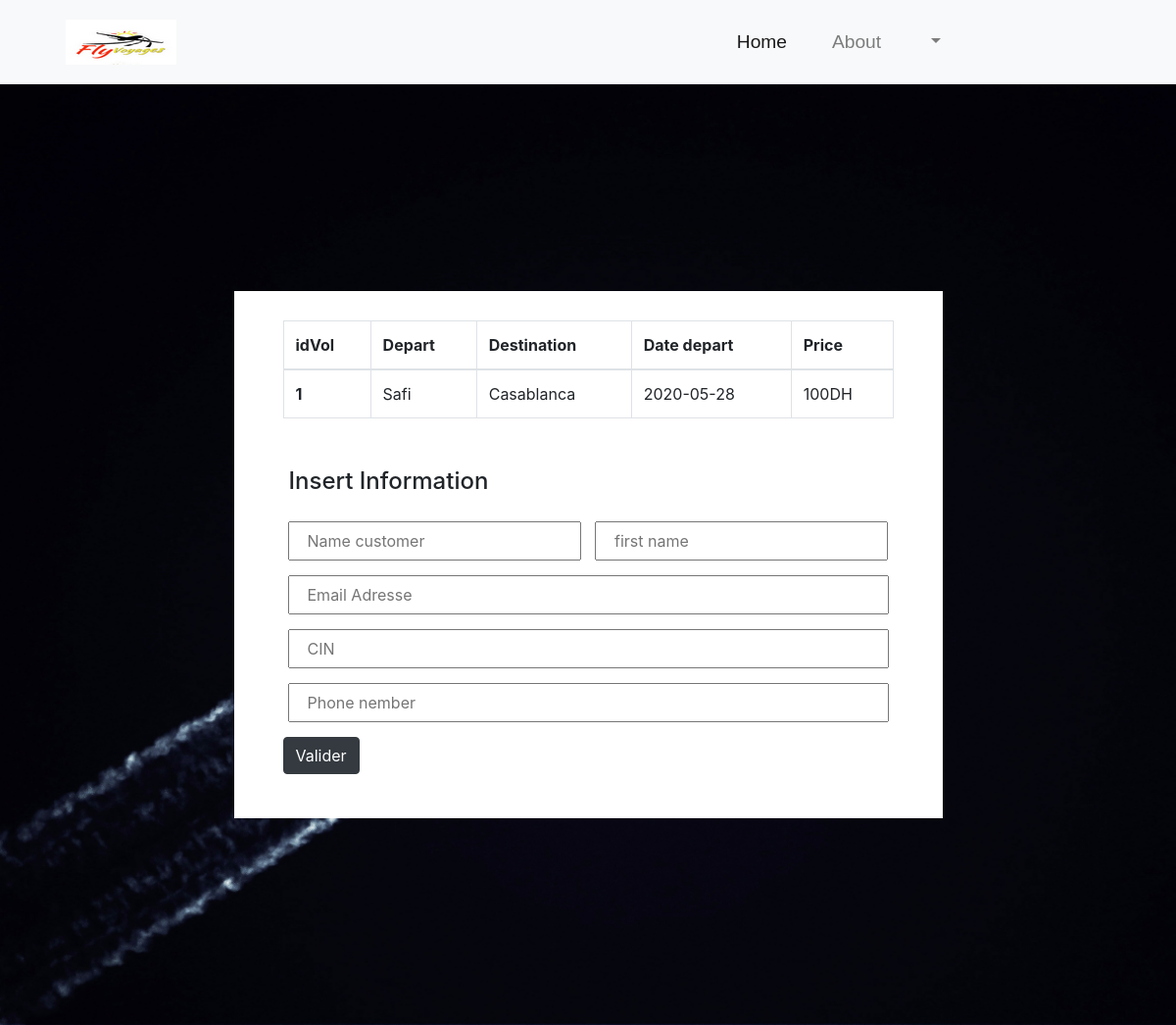
The app's page /reservation.php?id=1 with its own data.
### tables this page shows
CREATE TABLE `vols` (
  `idVol` int(11) NOT NULL,
  `depart` varchar(200) NOT NULL,
  `destination` varchar(200) NOT NULL,
  `date_depart` date NOT NULL,
  `time` time NOT NULL,
  `prix` float NOT NULL,
  `place_disponible` int(11) NOT NULL,
  `statu` varchar(100) NOT NULL
);

### reservation.php (the view, shortened to what this page needs)
<?php
$db = mysqli_connect("localhost", "root", "", "newgestionvols");
  $idVol = $_GET['id'];
$query1 = mysqli_query($db, "SELECT * from vols where idVol = '$idVol' ");
if ($row = mysqli_fetch_array($query1)) {
}
?>
<!DOCTYPE html>
<html lang="en">
<head>
  <link rel="stylesheet" href="https://stackpath.bootstrapcdn.com/bootstrap/4.4.1/css/bootstrap.min.css">
  <link rel="stylesheet" href="css/reserver.css">
</head>
<body>
<nav class="navbar navbar-expand-lg navbar-light bg-light">
  <img src="images/logo.png" alt="">
  <div class="collapse navbar-collapse" id="navbarNavAltMarkup">
    <div class="navbar-nav">
      <a class="nav-item nav-link active" href="home.php">Home <span class="sr-only">(current)</span></a>
      <a class="nav-item nav-link" href="#">About</a>
      <li class="nav-item dropdown">
        <a class="nav-link dropdown-toggle" href="#" id="navbarDropdown" role="button" data-toggle="dropdown" aria-haspopup="true" aria-expanded="false">
        </a>
</nav>
  <div class="header">
  <form action="" method="post">
   <div class="font-box">
   <table class="table table-bordered">
  <thead>
    <tr>
      <th scope="col">idVol</th>
      <th scope="col">Depart</th>
      <th scope="col">Destination</th>
      <th scope="col">Date depart</th>
      <th scope="col">Price</th>
    </tr>
  </thead>
  <tbody>
    <tr>
      <th scope="row"><?php echo $row['idVol'];?></th>
      <td><?php echo $row['depart'];?></td>
      <td><?php echo $row['destination'];?></td>
      <td><?php echo $row['date_depart'];?></td>
      <td><?php echo $row['prix'];?>DH</td>
    </tr>
  </tbody>
</table>
    <h4>Insert Information </h4>
    <div class="font">
      <input type="text" class="search-field skills" name="nom" placeholder="Name customer">
      <input type="text" class="search-field skills" name="prenom" placeholder="first name">
    </div>
    <div class="font">
      <input type="text" class="search-field ski" name="email" placeholder="Email Adresse">
    </div>
    <div class="font">
      <input type="text" class="search-field ski" name="cin" placeholder="CIN">
    </div>
    <div class="font">
      <input type="text" class="search-field ski" name="phone" placeholder="Phone nember">
    </div>
    <div class="font">
    <button class="btn btn-dark" type="submit" name="reserver" >  Valider</button>
    </div>
    </div>
  </form>
</div>
</body>
</html>

### css/reserver.css (style rules this page uses)
.navbar-nav { margin-left: 56%; }
img { margin-left: 27px; }
.navbar-nav .nav-link { margin: 0 15px; font-family: sans-serif; font-size: larger; }
.bg-light { padding: 20px 40px; }
.header { height: 120vh; background-image: url(../images/B.jpg); background-size: cover; background-position: center; display: flex; justify-content: center; align-items: center; }
.search-field { height: 40px; padding: 18px; margin: 0 5px; }
.skills { width: 48%; }
.ski { width: 613px; }
a { color: #000000; font-family: Verdana; }
.font { margin-bottom: 15px; }
.table { margin-bottom: 50px; }
h4 { font-size: 1.5rem; margin-bottom: 27px; margin-left: 6px; }
.font-box { background: white; padding: 30px 50px; }

### records on screen
vols: idVol "1", depart "Safi", destination "Casablanca", date_depart "2020-05-28", prix "100"
